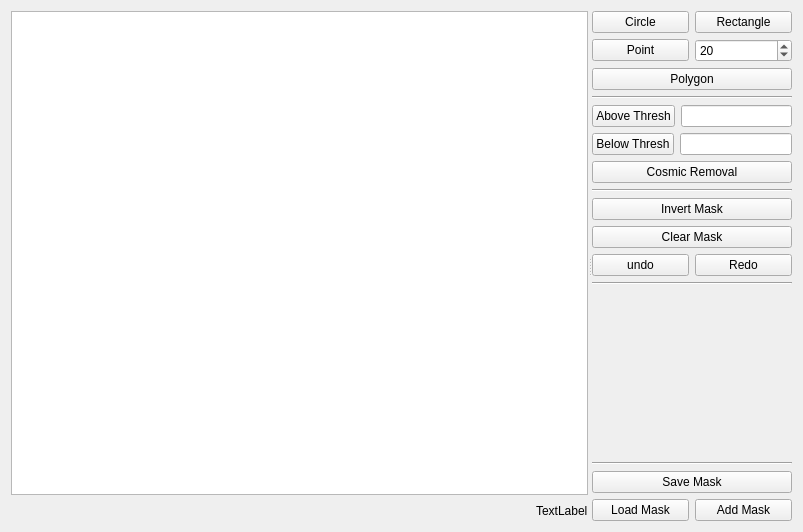
<?xml version="1.0" encoding="UTF-8"?>
<ui version="4.0">
 <class>xrs_mask_widget</class>
 <widget class="QWidget" name="xrs_mask_widget">
  <property name="geometry">
   <rect>
    <x>0</x>
    <y>0</y>
    <width>803</width>
    <height>532</height>
   </rect>
  </property>
  <property name="windowTitle">
   <string>XRS - Suite Mask creation</string>
  </property>
  <layout class="QHBoxLayout" name="horizontalLayout_2">
   <item>
    <widget class="QSplitter" name="splitter">
     <property name="orientation">
      <enum>Qt::Horizontal</enum>
     </property>
     <widget class="QWidget" name="layoutWidget">
      <layout class="QVBoxLayout" name="verticalLayout">
       <item>
        <widget class="GraphicsLayoutWidget" name="img_pg_layout"/>
       </item>
       <item>
        <layout class="QHBoxLayout" name="horizontalLayout">
         <item>
          <spacer name="horizontalSpacer">
           <property name="orientation">
            <enum>Qt::Horizontal</enum>
           </property>
           <property name="sizeHint" stdset="0">
            <size>
             <width>118</width>
             <height>20</height>
            </size>
           </property>
          </spacer>
         </item>
         <item>
          <widget class="QLabel" name="pos_lbl">
           <property name="text">
            <string>TextLabel</string>
           </property>
          </widget>
         </item>
        </layout>
       </item>
      </layout>
     </widget>
     <widget class="QWidget" name="widget" native="true">
      <property name="maximumSize">
       <size>
        <width>200</width>
        <height>16777215</height>
       </size>
      </property>
      <layout class="QVBoxLayout" name="verticalLayout_2">
       <item>
        <layout class="QGridLayout" name="gridLayout_2">
         <property name="horizontalSpacing">
          <number>-1</number>
         </property>
         <item row="0" column="0">
          <widget class="QPushButton" name="circle_btn">
           <property name="text">
            <string>Circle</string>
           </property>
           <property name="checkable">
            <bool>true</bool>
           </property>
          </widget>
         </item>
         <item row="0" column="1">
          <widget class="QPushButton" name="rectangle_btn">
           <property name="text">
            <string>Rectangle</string>
           </property>
           <property name="checkable">
            <bool>true</bool>
           </property>
          </widget>
         </item>
         <item row="1" column="0">
          <widget class="QPushButton" name="point_btn">
           <property name="text">
            <string>Point</string>
           </property>
           <property name="checkable">
            <bool>true</bool>
           </property>
          </widget>
         </item>
         <item row="1" column="1">
          <widget class="QSpinBox" name="point_size_sb">
           <property name="maximum">
            <number>4000</number>
           </property>
           <property name="value">
            <number>20</number>
           </property>
          </widget>
         </item>
        </layout>
       </item>
       <item>
        <widget class="QPushButton" name="polygon_btn">
         <property name="text">
          <string>Polygon</string>
         </property>
         <property name="checkable">
          <bool>true</bool>
         </property>
        </widget>
       </item>
       <item>
        <widget class="Line" name="line">
         <property name="orientation">
          <enum>Qt::Horizontal</enum>
         </property>
        </widget>
       </item>
       <item>
        <layout class="QHBoxLayout" name="horizontalLayout_3">
         <item>
          <widget class="QPushButton" name="above_thresh_btn">
           <property name="text">
            <string>Above Thresh</string>
           </property>
          </widget>
         </item>
         <item>
          <widget class="QLineEdit" name="above_thresh_txt"/>
         </item>
        </layout>
       </item>
       <item>
        <layout class="QHBoxLayout" name="horizontalLayout_4">
         <item>
          <widget class="QPushButton" name="below_thresh_btn">
           <property name="text">
            <string>Below Thresh</string>
           </property>
          </widget>
         </item>
         <item>
          <widget class="QLineEdit" name="below_thresh_txt"/>
         </item>
        </layout>
       </item>
       <item>
        <widget class="QPushButton" name="cosmic_btn">
         <property name="text">
          <string>Cosmic Removal</string>
         </property>
        </widget>
       </item>
       <item>
        <widget class="Line" name="line_2">
         <property name="orientation">
          <enum>Qt::Horizontal</enum>
         </property>
        </widget>
       </item>
       <item>
        <layout class="QGridLayout" name="gridLayout">
         <item row="0" column="0" colspan="2">
          <widget class="QPushButton" name="invert_mask_btn">
           <property name="text">
            <string>Invert Mask</string>
           </property>
          </widget>
         </item>
         <item row="1" column="0" colspan="2">
          <widget class="QPushButton" name="clear_mask_btn">
           <property name="text">
            <string>Clear Mask</string>
           </property>
          </widget>
         </item>
         <item row="2" column="0">
          <widget class="QPushButton" name="undo_btn">
           <property name="text">
            <string>undo</string>
           </property>
          </widget>
         </item>
         <item row="2" column="1">
          <widget class="QPushButton" name="redo_btn">
           <property name="text">
            <string>Redo</string>
           </property>
          </widget>
         </item>
        </layout>
       </item>
       <item>
        <widget class="Line" name="line_3">
         <property name="orientation">
          <enum>Qt::Horizontal</enum>
         </property>
        </widget>
       </item>
       <item>
        <spacer name="verticalSpacer">
         <property name="orientation">
          <enum>Qt::Vertical</enum>
         </property>
         <property name="sizeHint" stdset="0">
          <size>
           <width>228</width>
           <height>224</height>
          </size>
         </property>
        </spacer>
       </item>
       <item>
        <widget class="Line" name="line_4">
         <property name="orientation">
          <enum>Qt::Horizontal</enum>
         </property>
        </widget>
       </item>
       <item>
        <layout class="QGridLayout" name="gridLayout_3">
         <item row="0" column="0" colspan="2">
          <widget class="QPushButton" name="save_mask_btn">
           <property name="text">
            <string>Save Mask</string>
           </property>
          </widget>
         </item>
         <item row="1" column="0">
          <widget class="QPushButton" name="load_mask_btn">
           <property name="text">
            <string>Load Mask</string>
           </property>
          </widget>
         </item>
         <item row="1" column="1">
          <widget class="QPushButton" name="add_mask_btn">
           <property name="text">
            <string>Add Mask</string>
           </property>
          </widget>
         </item>
        </layout>
       </item>
      </layout>
     </widget>
    </widget>
   </item>
  </layout>
 </widget>
 <customwidgets>
  <customwidget>
   <class>GraphicsLayoutWidget</class>
   <extends>QGraphicsView</extends>
   <header>pyqtgraph</header>
  </customwidget>
 </customwidgets>
 <resources/>
 <connections/>
</ui>
